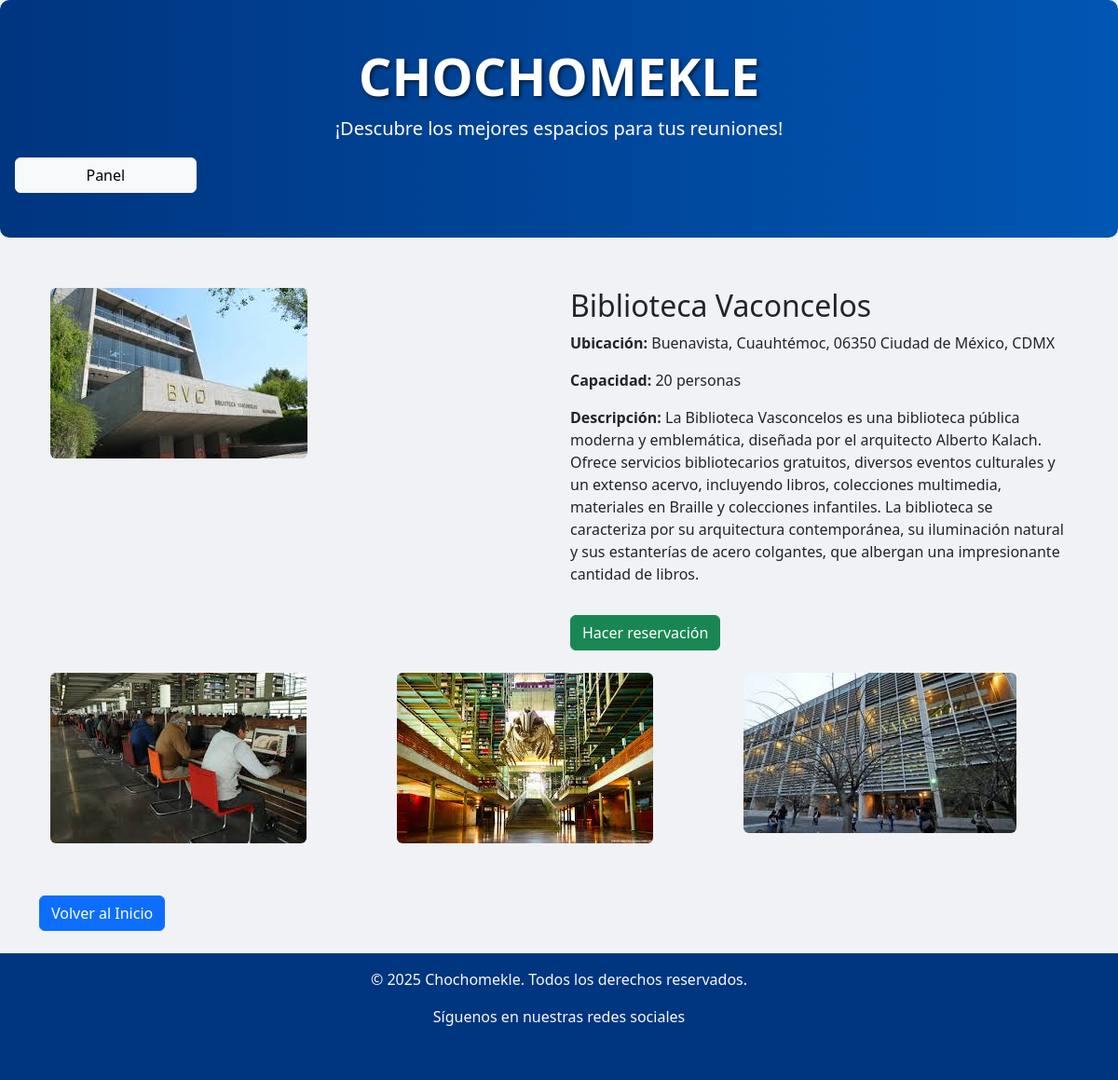
Page /espacio/1/ on the committed database.
### reservas/models.py (models this page shows, shortened)
class Espacio(models.Model):
    nombre = models.CharField(max_length=100)
    ubicacion = models.CharField(max_length=100)
    capacidad = models.IntegerField()
    disponible = models.BooleanField(default=True)
    descripcion = models.TextField(default='Sin descripción')

### reservas/views.py (the view)
# urls.py: path('espacio/<int:id>/', views.detalle_espacio, name='detalle_espacio'),
def detalle_espacio(request, id):
    espacio = get_object_or_404(Espacio, id=id)
    return render(request, 'reservas/detalle_espacio.html', {'espacio': espacio})

### reservas/templates/reservas/detalle_espacio.html
{% extends 'reservas/base.html' %}
{% load static %}
{% block content %}
<div class="container py-4">
    <div class="row">
        <div class="col-md-6">
            <img src="{% static 'images/espacio' %}{{ espacio.id }}.jpg" class="img-fluid rounded" alt="{{ espacio.nombre }}">
        </div>
        <div class="col-md-6">
            <h2>{{ espacio.nombre }}</h2>
            <p><strong>Ubicación:</strong> {{ espacio.ubicacion }}</p>
            <p><strong>Capacidad:</strong> {{ espacio.capacidad }} personas</p>
            <p><strong>Descripción:</strong> {{ espacio.descripcion }} </p>
            <a href="{% url 'crear_reserva' espacio.id %}" class="btn btn-success mt-3">Hacer reservación</a>
        </div>
    </div>
    <div class="row mt-4">
        <div class="col-md-4">
            <img src="{% static 'images/espacio' %}{{ espacio.id }}_1.jpg" class="img-fluid rounded mb-2" alt="Extra 1">
        </div>
        <div class="col-md-4">
            <img src="{% static 'images/espacio' %}{{ espacio.id }}_2.jpg" class="img-fluid rounded mb-2" alt="Extra 2">
        </div>
        <div class="col-md-4">
            <img src="{% static 'images/espacio' %}{{ espacio.id }}_3.jpg" class="img-fluid rounded mb-2" alt="Extra 3">
        </div>
    </div>
</div>
<div class="mt-4">
    <a href="{% url 'inicio' %}" class="btn btn-primary">Volver al Inicio</a>
</div>
{% endblock %}

### reservas/templates/reservas/base.html (style rules this page uses)
body { background-color: #f0f2f5; }

### rows in the picture
Espacio: nombre "Biblioteca Vaconcelos", ubicacion "Buenavista, Cuauhtémoc, 06350 Ciudad de México, CDMX", capacidad "20", descripcion "La Biblioteca Vasconcelos es una biblioteca pública moderna y emblemática, diseñada por el arquitecto Alberto Kalach. Ofrece servicios bibliotecarios gratuitos, diversos eventos culturales y un extenso acervo, incluyendo libros, colecciones multimedia, materiales en Braille y colecciones infantiles. La biblioteca se caracteriza por su arquitectura contemporánea, su iluminación natural y sus estanterías de acero colgantes, que albergan una impresionante cantidad de libros."
